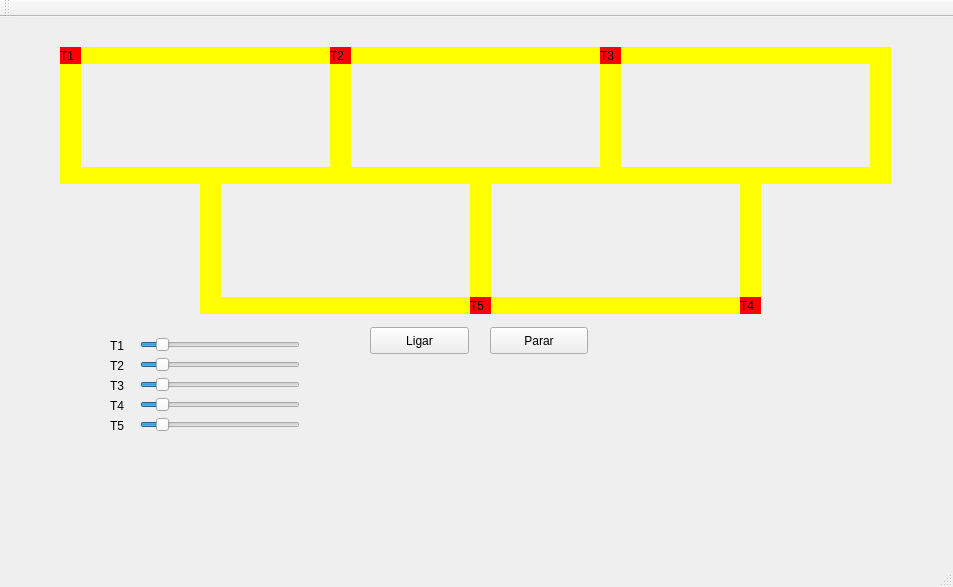
<?xml version="1.0" encoding="UTF-8"?>
<ui version="4.0">
 <class>MainWindow</class>
 <widget class="QMainWindow" name="MainWindow">
  <property name="geometry">
   <rect>
    <x>0</x>
    <y>0</y>
    <width>953</width>
    <height>587</height>
   </rect>
  </property>
  <property name="windowTitle">
   <string>MainWindow</string>
  </property>
  <widget class="QWidget" name="centralWidget">
   <widget class="QLabel" name="label_trem1">
    <property name="geometry">
     <rect>
      <x>60</x>
      <y>30</y>
      <width>21</width>
      <height>17</height>
     </rect>
    </property>
    <property name="styleSheet">
     <string notr="true">QLabel { background: red}</string>
    </property>
    <property name="text">
     <string>T1</string>
    </property>
   </widget>
   <widget class="QLabel" name="label_trilho1">
    <property name="geometry">
     <rect>
      <x>80</x>
      <y>30</y>
      <width>250</width>
      <height>17</height>
     </rect>
    </property>
    <property name="styleSheet">
     <string notr="true">QLabel { background: yellow}</string>
    </property>
    <property name="text">
     <string/>
    </property>
   </widget>
   <widget class="QLabel" name="label_trilho2">
    <property name="geometry">
     <rect>
      <x>80</x>
      <y>150</y>
      <width>250</width>
      <height>17</height>
     </rect>
    </property>
    <property name="styleSheet">
     <string notr="true">QLabel { background: yellow}</string>
    </property>
    <property name="text">
     <string/>
    </property>
   </widget>
   <widget class="QLabel" name="label_trilho3">
    <property name="geometry">
     <rect>
      <x>330</x>
      <y>30</y>
      <width>21</width>
      <height>137</height>
     </rect>
    </property>
    <property name="styleSheet">
     <string notr="true">QLabel { background: yellow}</string>
    </property>
    <property name="text">
     <string/>
    </property>
   </widget>
   <widget class="QLabel" name="label_trilho4">
    <property name="geometry">
     <rect>
      <x>60</x>
      <y>30</y>
      <width>21</width>
      <height>137</height>
     </rect>
    </property>
    <property name="styleSheet">
     <string notr="true">QLabel { background: yellow}</string>
    </property>
    <property name="text">
     <string/>
    </property>
   </widget>
   <widget class="QPushButton" name="ligar">
    <property name="geometry">
     <rect>
      <x>370</x>
      <y>310</y>
      <width>99</width>
      <height>27</height>
     </rect>
    </property>
    <property name="text">
     <string>Ligar</string>
    </property>
   </widget>
   <widget class="QPushButton" name="parar">
    <property name="geometry">
     <rect>
      <x>490</x>
      <y>310</y>
      <width>98</width>
      <height>27</height>
     </rect>
    </property>
    <property name="text">
     <string>Parar</string>
    </property>
   </widget>
   <widget class="QLabel" name="label_trilho4_2">
    <property name="geometry">
     <rect>
      <x>600</x>
      <y>30</y>
      <width>21</width>
      <height>137</height>
     </rect>
    </property>
    <property name="styleSheet">
     <string notr="true">QLabel { background: yellow}</string>
    </property>
    <property name="text">
     <string/>
    </property>
   </widget>
   <widget class="QLabel" name="label_trilho1_2">
    <property name="geometry">
     <rect>
      <x>350</x>
      <y>30</y>
      <width>250</width>
      <height>17</height>
     </rect>
    </property>
    <property name="styleSheet">
     <string notr="true">QLabel { background: yellow}</string>
    </property>
    <property name="text">
     <string/>
    </property>
   </widget>
   <widget class="QLabel" name="label_trilho2_2">
    <property name="geometry">
     <rect>
      <x>350</x>
      <y>150</y>
      <width>250</width>
      <height>17</height>
     </rect>
    </property>
    <property name="styleSheet">
     <string notr="true">QLabel { background: yellow}</string>
    </property>
    <property name="text">
     <string/>
    </property>
   </widget>
   <widget class="QLabel" name="label_trem2">
    <property name="geometry">
     <rect>
      <x>330</x>
      <y>30</y>
      <width>21</width>
      <height>17</height>
     </rect>
    </property>
    <property name="styleSheet">
     <string notr="true">QLabel { background: red}</string>
    </property>
    <property name="text">
     <string>T2</string>
    </property>
   </widget>
   <widget class="QLabel" name="label_trilho2_3">
    <property name="geometry">
     <rect>
      <x>620</x>
      <y>150</y>
      <width>250</width>
      <height>17</height>
     </rect>
    </property>
    <property name="styleSheet">
     <string notr="true">QLabel { background: yellow}</string>
    </property>
    <property name="text">
     <string/>
    </property>
   </widget>
   <widget class="QLabel" name="label_trilho1_3">
    <property name="geometry">
     <rect>
      <x>620</x>
      <y>30</y>
      <width>250</width>
      <height>17</height>
     </rect>
    </property>
    <property name="styleSheet">
     <string notr="true">QLabel { background: yellow}</string>
    </property>
    <property name="text">
     <string/>
    </property>
   </widget>
   <widget class="QLabel" name="label_trilho4_3">
    <property name="geometry">
     <rect>
      <x>870</x>
      <y>30</y>
      <width>21</width>
      <height>137</height>
     </rect>
    </property>
    <property name="styleSheet">
     <string notr="true">QLabel { background: yellow}</string>
    </property>
    <property name="text">
     <string/>
    </property>
   </widget>
   <widget class="QLabel" name="label_trilho3_2">
    <property name="geometry">
     <rect>
      <x>470</x>
      <y>160</y>
      <width>21</width>
      <height>137</height>
     </rect>
    </property>
    <property name="styleSheet">
     <string notr="true">QLabel { background: yellow}</string>
    </property>
    <property name="text">
     <string/>
    </property>
   </widget>
   <widget class="QLabel" name="label_trilho2_4">
    <property name="geometry">
     <rect>
      <x>490</x>
      <y>280</y>
      <width>250</width>
      <height>17</height>
     </rect>
    </property>
    <property name="styleSheet">
     <string notr="true">QLabel { background: yellow}</string>
    </property>
    <property name="text">
     <string/>
    </property>
   </widget>
   <widget class="QLabel" name="label_trilho2_5">
    <property name="geometry">
     <rect>
      <x>220</x>
      <y>280</y>
      <width>250</width>
      <height>17</height>
     </rect>
    </property>
    <property name="styleSheet">
     <string notr="true">QLabel { background: yellow}</string>
    </property>
    <property name="text">
     <string/>
    </property>
   </widget>
   <widget class="QLabel" name="label_trilho3_3">
    <property name="geometry">
     <rect>
      <x>200</x>
      <y>160</y>
      <width>21</width>
      <height>137</height>
     </rect>
    </property>
    <property name="styleSheet">
     <string notr="true">QLabel { background: yellow}</string>
    </property>
    <property name="text">
     <string/>
    </property>
   </widget>
   <widget class="QLabel" name="label_trilho3_4">
    <property name="geometry">
     <rect>
      <x>740</x>
      <y>160</y>
      <width>21</width>
      <height>137</height>
     </rect>
    </property>
    <property name="styleSheet">
     <string notr="true">QLabel { background: yellow}</string>
    </property>
    <property name="text">
     <string/>
    </property>
   </widget>
   <widget class="QLabel" name="label_trem4">
    <property name="geometry">
     <rect>
      <x>740</x>
      <y>280</y>
      <width>21</width>
      <height>17</height>
     </rect>
    </property>
    <property name="styleSheet">
     <string notr="true">QLabel { background: red}</string>
    </property>
    <property name="text">
     <string>T4</string>
    </property>
   </widget>
   <widget class="QLabel" name="label_trem5">
    <property name="geometry">
     <rect>
      <x>470</x>
      <y>280</y>
      <width>21</width>
      <height>17</height>
     </rect>
    </property>
    <property name="styleSheet">
     <string notr="true">QLabel { background: red}</string>
    </property>
    <property name="text">
     <string>T5</string>
    </property>
   </widget>
   <widget class="QLabel" name="label_trem3">
    <property name="geometry">
     <rect>
      <x>600</x>
      <y>30</y>
      <width>21</width>
      <height>17</height>
     </rect>
    </property>
    <property name="styleSheet">
     <string notr="true">QLabel { background: red}</string>
    </property>
    <property name="text">
     <string>T3</string>
    </property>
   </widget>
   <widget class="QSlider" name="horizontalSlider">
    <property name="geometry">
     <rect>
      <x>140</x>
      <y>320</y>
      <width>160</width>
      <height>16</height>
     </rect>
    </property>
    <property name="focusPolicy">
     <enum>Qt::StrongFocus</enum>
    </property>
    <property name="minimum">
     <number>0</number>
    </property>
    <property name="maximum">
     <number>1000</number>
    </property>
    <property name="singleStep">
     <number>5</number>
    </property>
    <property name="pageStep">
     <number>25</number>
    </property>
    <property name="value">
     <number>100</number>
    </property>
    <property name="sliderPosition">
     <number>100</number>
    </property>
    <property name="tracking">
     <bool>true</bool>
    </property>
    <property name="orientation">
     <enum>Qt::Horizontal</enum>
    </property>
    <property name="invertedAppearance">
     <bool>false</bool>
    </property>
    <property name="tickPosition">
     <enum>QSlider::NoTicks</enum>
    </property>
   </widget>
   <widget class="QLabel" name="label">
    <property name="geometry">
     <rect>
      <x>110</x>
      <y>320</y>
      <width>32</width>
      <height>17</height>
     </rect>
    </property>
    <property name="text">
     <string>T1</string>
    </property>
   </widget>
   <widget class="QLabel" name="label_2">
    <property name="geometry">
     <rect>
      <x>110</x>
      <y>340</y>
      <width>32</width>
      <height>17</height>
     </rect>
    </property>
    <property name="text">
     <string>T2</string>
    </property>
   </widget>
   <widget class="QLabel" name="label_3">
    <property name="geometry">
     <rect>
      <x>110</x>
      <y>360</y>
      <width>32</width>
      <height>17</height>
     </rect>
    </property>
    <property name="text">
     <string>T3</string>
    </property>
   </widget>
   <widget class="QLabel" name="label_4">
    <property name="geometry">
     <rect>
      <x>110</x>
      <y>380</y>
      <width>32</width>
      <height>17</height>
     </rect>
    </property>
    <property name="text">
     <string>T4</string>
    </property>
   </widget>
   <widget class="QLabel" name="label_5">
    <property name="geometry">
     <rect>
      <x>110</x>
      <y>400</y>
      <width>32</width>
      <height>17</height>
     </rect>
    </property>
    <property name="text">
     <string>T5</string>
    </property>
   </widget>
   <widget class="QSlider" name="horizontalSlider_2">
    <property name="geometry">
     <rect>
      <x>140</x>
      <y>340</y>
      <width>160</width>
      <height>16</height>
     </rect>
    </property>
    <property name="focusPolicy">
     <enum>Qt::StrongFocus</enum>
    </property>
    <property name="minimum">
     <number>0</number>
    </property>
    <property name="maximum">
     <number>1000</number>
    </property>
    <property name="singleStep">
     <number>5</number>
    </property>
    <property name="pageStep">
     <number>25</number>
    </property>
    <property name="value">
     <number>100</number>
    </property>
    <property name="sliderPosition">
     <number>100</number>
    </property>
    <property name="tracking">
     <bool>true</bool>
    </property>
    <property name="orientation">
     <enum>Qt::Horizontal</enum>
    </property>
    <property name="invertedAppearance">
     <bool>false</bool>
    </property>
    <property name="tickPosition">
     <enum>QSlider::NoTicks</enum>
    </property>
   </widget>
   <widget class="QSlider" name="horizontalSlider_3">
    <property name="geometry">
     <rect>
      <x>140</x>
      <y>360</y>
      <width>160</width>
      <height>16</height>
     </rect>
    </property>
    <property name="focusPolicy">
     <enum>Qt::StrongFocus</enum>
    </property>
    <property name="minimum">
     <number>0</number>
    </property>
    <property name="maximum">
     <number>1000</number>
    </property>
    <property name="singleStep">
     <number>5</number>
    </property>
    <property name="pageStep">
     <number>25</number>
    </property>
    <property name="value">
     <number>100</number>
    </property>
    <property name="sliderPosition">
     <number>100</number>
    </property>
    <property name="tracking">
     <bool>true</bool>
    </property>
    <property name="orientation">
     <enum>Qt::Horizontal</enum>
    </property>
    <property name="invertedAppearance">
     <bool>false</bool>
    </property>
    <property name="tickPosition">
     <enum>QSlider::NoTicks</enum>
    </property>
   </widget>
   <widget class="QSlider" name="horizontalSlider_4">
    <property name="geometry">
     <rect>
      <x>140</x>
      <y>380</y>
      <width>160</width>
      <height>16</height>
     </rect>
    </property>
    <property name="focusPolicy">
     <enum>Qt::StrongFocus</enum>
    </property>
    <property name="minimum">
     <number>0</number>
    </property>
    <property name="maximum">
     <number>1000</number>
    </property>
    <property name="singleStep">
     <number>5</number>
    </property>
    <property name="pageStep">
     <number>25</number>
    </property>
    <property name="value">
     <number>100</number>
    </property>
    <property name="sliderPosition">
     <number>100</number>
    </property>
    <property name="tracking">
     <bool>true</bool>
    </property>
    <property name="orientation">
     <enum>Qt::Horizontal</enum>
    </property>
    <property name="invertedAppearance">
     <bool>false</bool>
    </property>
    <property name="tickPosition">
     <enum>QSlider::NoTicks</enum>
    </property>
   </widget>
   <widget class="QSlider" name="horizontalSlider_5">
    <property name="geometry">
     <rect>
      <x>140</x>
      <y>400</y>
      <width>160</width>
      <height>16</height>
     </rect>
    </property>
    <property name="focusPolicy">
     <enum>Qt::StrongFocus</enum>
    </property>
    <property name="minimum">
     <number>0</number>
    </property>
    <property name="maximum">
     <number>1000</number>
    </property>
    <property name="singleStep">
     <number>5</number>
    </property>
    <property name="pageStep">
     <number>25</number>
    </property>
    <property name="value">
     <number>100</number>
    </property>
    <property name="sliderPosition">
     <number>100</number>
    </property>
    <property name="tracking">
     <bool>true</bool>
    </property>
    <property name="orientation">
     <enum>Qt::Horizontal</enum>
    </property>
    <property name="invertedAppearance">
     <bool>false</bool>
    </property>
    <property name="tickPosition">
     <enum>QSlider::NoTicks</enum>
    </property>
   </widget>
   <zorder>label_trilho1_3</zorder>
   <zorder>label_trilho3_4</zorder>
   <zorder>label_trilho3_3</zorder>
   <zorder>label_trilho3_2</zorder>
   <zorder>label_trilho1</zorder>
   <zorder>label_trilho2</zorder>
   <zorder>label_trilho3</zorder>
   <zorder>label_trilho4</zorder>
   <zorder>label_trem1</zorder>
   <zorder>ligar</zorder>
   <zorder>parar</zorder>
   <zorder>label_trilho4_2</zorder>
   <zorder>label_trilho1_2</zorder>
   <zorder>label_trilho2_2</zorder>
   <zorder>label_trem2</zorder>
   <zorder>label_trilho2_3</zorder>
   <zorder>label_trilho4_3</zorder>
   <zorder>label_trilho2_4</zorder>
   <zorder>label_trilho2_5</zorder>
   <zorder>label_trem4</zorder>
   <zorder>label_trem5</zorder>
   <zorder>label_trem3</zorder>
   <zorder>horizontalSlider</zorder>
   <zorder>label</zorder>
   <zorder>label_2</zorder>
   <zorder>label_3</zorder>
   <zorder>label_4</zorder>
   <zorder>label_5</zorder>
   <zorder>horizontalSlider_2</zorder>
   <zorder>horizontalSlider_3</zorder>
   <zorder>horizontalSlider_4</zorder>
   <zorder>horizontalSlider_5</zorder>
  </widget>
  <widget class="QMenuBar" name="menuBar">
   <property name="geometry">
    <rect>
     <x>0</x>
     <y>0</y>
     <width>953</width>
     <height>22</height>
    </rect>
   </property>
  </widget>
  <widget class="QToolBar" name="mainToolBar">
   <attribute name="toolBarArea">
    <enum>TopToolBarArea</enum>
   </attribute>
   <attribute name="toolBarBreak">
    <bool>false</bool>
   </attribute>
  </widget>
  <widget class="QStatusBar" name="statusBar"/>
 </widget>
 <layoutdefault spacing="6" margin="11"/>
 <resources/>
 <connections/>
</ui>
